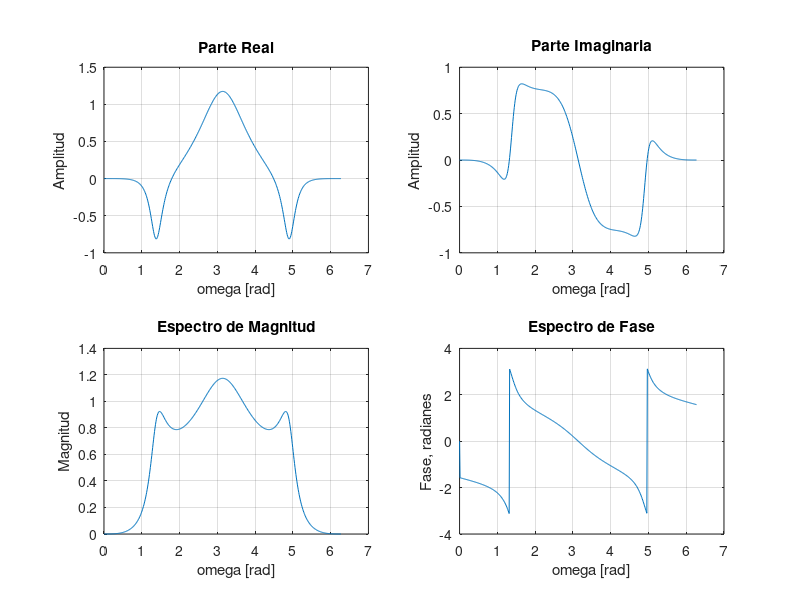
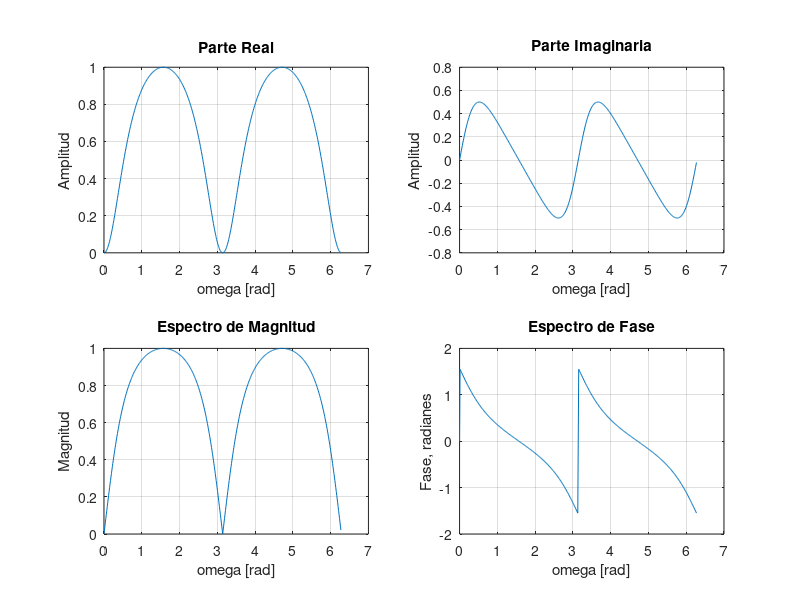
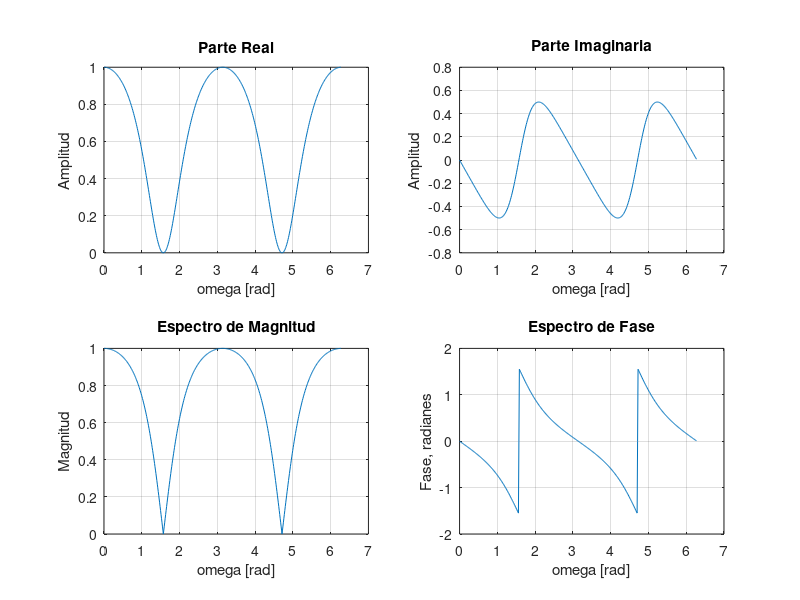
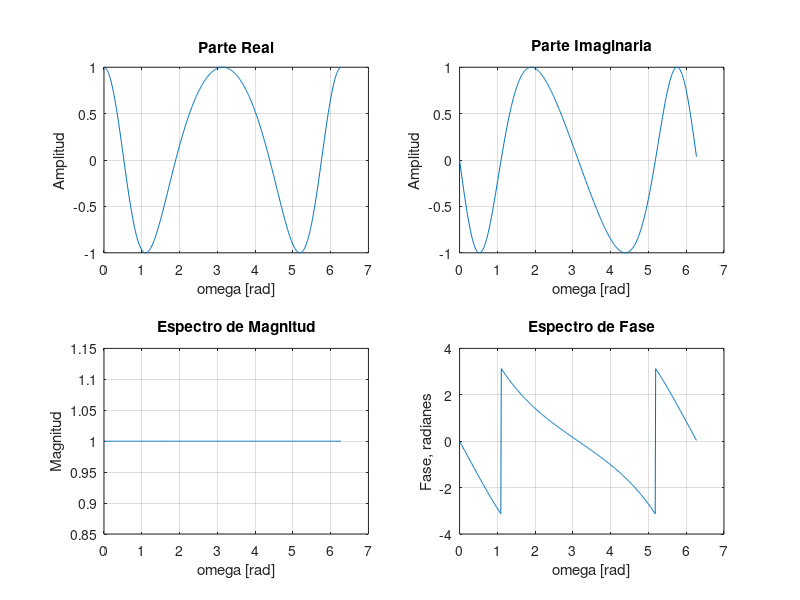

MATLAB code to generate these figures, in order:
%% Inicio Limpio

clc;        %   Consola limpia
clear;      %   Workspace limpio
close all;  %   Cierra otras ventanas

%% Primera Ecuacion

H1 = figure(1);
set(H1,'position',[50 50 1200 750],'Menubar','none',...
        'NumberTitle','off','name','Ejercicio 08: Ecuacion 1');

%
%   H = B/a = Y/X
%

yn = [ 1 0.13 0.52 0.3 ];
xn = [ 0.16 -0.48 0.48  -0.16];

[H,w] = freqz(xn, yn, 512,'whole');

HH = tf( xn , yn , -1)   % Funcion transferencia del filtro

subplot(2,2,1)
plot(w,real(H));grid;
title('Parte Real'); xlabel('omega [rad]'); ylabel('Amplitud')
subplot(2,2,2)
plot(w,imag(H));grid;
title('Parte Imaginaria'); xlabel('omega [rad]'); ylabel('Amplitud');
subplot(2,2,3)
plot(w,abs(H));grid;
title('Espectro de Magnitud'); xlabel('omega [rad]'); ylabel('Magnitud');
subplot(2,2,4)
plot(w,angle(H));grid;
title('Espectro de Fase'); xlabel('omega [rad]'); ylabel('Fase, radianes');

%zplane(xn,yn)

%% Segunda Ecuacion

H2 = figure(2);
set(H2,'position',[50 50 1200 750],'Menubar','none',...
        'NumberTitle','off','name','Ejercicio 08: Ecuacion 2');

yn = [ 1 0 -0.268 ];
xn = [ 0.634 0 -0.634 ];

[H,w] = freqz(xn, yn, 512,'whole');

HH = tf( xn , yn , -1)   % Funcion transferencia del filtro

subplot(2,2,1)
plot(w,real(H));grid;
title('Parte Real'); xlabel('omega [rad]'); ylabel('Amplitud')
subplot(2,2,2)
plot(w,imag(H));grid;
title('Parte Imaginaria'); xlabel('omega [rad]'); ylabel('Amplitud');
subplot(2,2,3)
plot(w,abs(H));grid;
title('Espectro de Magnitud'); xlabel('omega [rad]'); ylabel('Magnitud');
subplot(2,2,4)
plot(w,angle(H));grid;
title('Espectro de Fase'); xlabel('omega [rad]'); ylabel('Fase, radianes');

%% Tercer Ecuacion

H3 = figure(3);
set(H3,'position',[50 50 1200 750],'Menubar','none',...
        'NumberTitle','off','name','Ejercicio 08: Ecuacion 3');

yn = [ 1 0 0.268 ];
xn = [ 0.634 0 0.634 ];

[H,w] = freqz(xn, yn, 512,'whole');

HH = tf( xn , yn , -1)   % Funcion transferencia del filtro

subplot(2,2,1)
plot(w,real(H));grid;
title('Parte Real'); xlabel('omega [rad]'); ylabel('Amplitud')
subplot(2,2,2)
plot(w,imag(H));grid;
title('Parte Imaginaria'); xlabel('omega [rad]'); ylabel('Amplitud');
subplot(2,2,3)
plot(w,abs(H));grid;
title('Espectro de Magnitud'); xlabel('omega [rad]'); ylabel('Magnitud');
subplot(2,2,4)
plot(w,angle(H));grid;
title('Espectro de Fase'); xlabel('omega [rad]'); ylabel('Fase, radianes');

%% Cuarta Ecuacion

H4 = figure(4);
set(H4,'position',[50 50 1200 750],'Menubar','none',...
        'NumberTitle','off','name','Ejercicio 08: Ecuacion 4');

yn = [ 10 -5 1 ];
xn = [ 1 -5 10];

[H,w] = freqz(xn, yn, 512,'whole');

HH = tf( xn , yn , -1)   % Funcion transferencia del filtro

subplot(2,2,1)
plot(w,real(H));grid;
title('Parte Real'); xlabel('omega [rad]'); ylabel('Amplitud')
subplot(2,2,2)
plot(w,imag(H));grid;
title('Parte Imaginaria'); xlabel('omega [rad]'); ylabel('Amplitud');
subplot(2,2,3)
plot(w,abs(H));grid;
title('Espectro de Magnitud'); xlabel('omega [rad]'); ylabel('Magnitud');
subplot(2,2,4)
plot(w,angle(H));grid;
title('Espectro de Fase'); xlabel('omega [rad]'); ylabel('Fase, radianes');

%% Graficos

figure(4);
figure(3);
figure(2);
figure(1);
